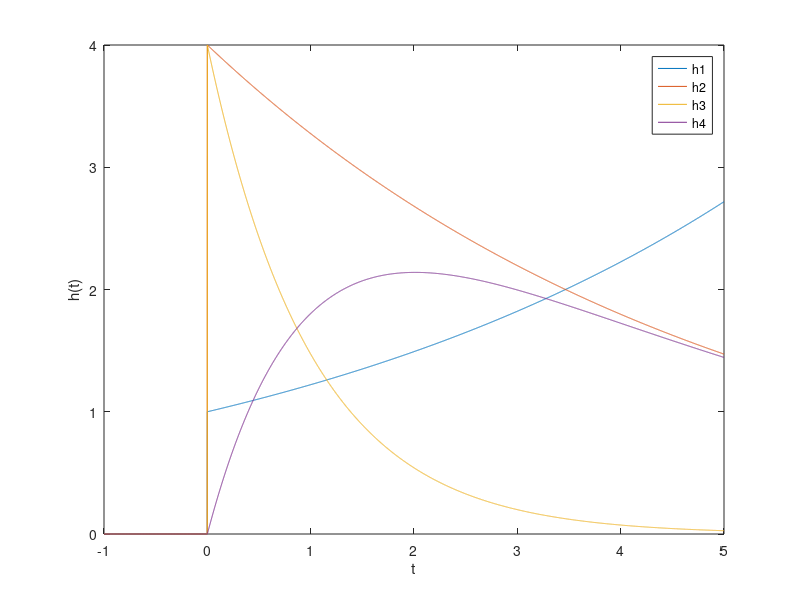

MATLAB code for this plot:
%A.1
R = [1e4, 1e4, 1e4]; 
C=[1e-6,1e-6]; %sets the componenet values
A = [1,(1/R(1)+1/R(2)+1/R(3))/C(2), 1/(R(1)*R(2)*C(1)*C(2))];   %determine the coeffecients for characteristic equation
lambda = roots(A);

%A.2
poly(lambda);
t = [0:0.0005:0.1];
u = @(t) 1.0*(t>=0);
h = @(t) (C(1).*exp(lambda(1).*t)+C(2).*exp(lambda(2).*t)).*(u(t));

plot(t,h(t));
title("lambda");
xlabel("t");
ylabel("rad");

%C.1
t = [-1:0.001:5];

u = @(t) 1.0.*(t>=0);
h1 = @(t) exp(t/5).*u(t);
h2 = @(t) 4*exp(-t/5).*u(t);
h3 = @(t) 4*exp(-t).*u(t);
h4 = @(t) 4*(exp(-t/5)-exp(-t)).*u(t);

plot(t,h1(t));
xlabel("t");
ylabel("h(t)");
hold on;

plot(t,h2(t));
plot(t,h3(t));
plot(t,h4(t));
legend('h1', 'h2', 'h3', 'h4');
%plots all the graphs on the same figure
hold off;

%D.1
%put in the calculations (hand or smth)

%D.2
%the duration of the convolution is equal to the sum of the duration of the
%functions
